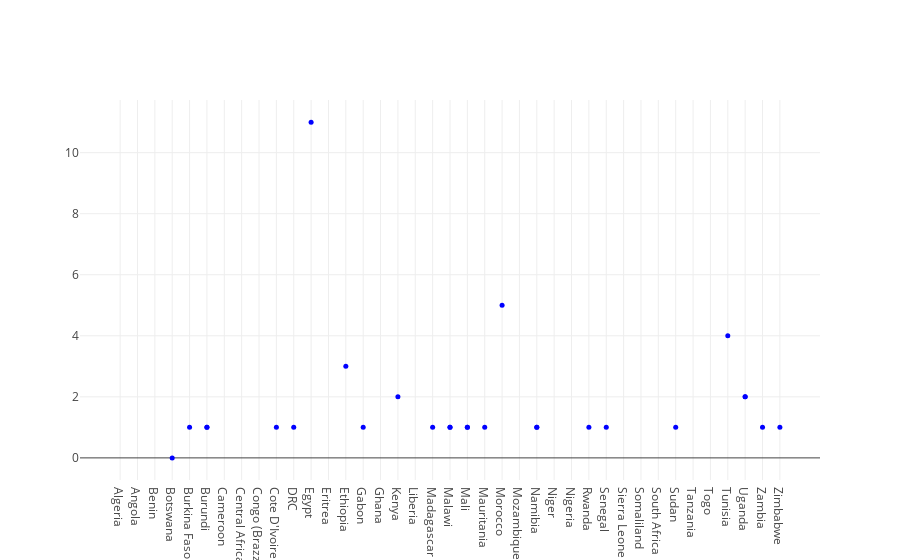

The cell this chart's notebook holds for it:
### Code cell
# Create a trace
trace = {"y": newsurveys['physprograms'], 
          "x": newsurveys['country'], 
          "marker": {"color": "blue", "size": 5}, 
          "mode": "markers", 
          "type": "scatter",
         #"text": df['npaprograms']
}


data = [trace]

layout = go.Layout(
    autosize=True,
    #width=500,
    #height=1000,
)

fig = go.Figure(data=data, layout=layout)

py.offline.iplot(fig)

### Figure 1 — Plotly figure (JSON) as saved in the notebook; plotly's stock layout.template omitted (floating-point values rounded to 4 significant figures)
{"data": [{"marker": {"color": "blue", "size": 5}, "mode": "markers", "type": "scatter", "uid": "f7aa1f0b-0a8c-44db-b5e7-3a1e5c612446", "x": ["Algeria", "Algeria", "Algeria", "Angola", "Angola", "Benin", "Benin", "Benin", "Benin", "Benin", "Botswana", "Botswana", "Burkina Faso", "Burkina Faso", "Burkina Faso", "Burundi", "Burundi", "Burundi", "Burundi", "Cameroon", "Central African Republic", "Congo (Brazzaville)", "Cote D'Ivoire", "Cote D'Ivoire", "DRC", "DRC", "Egypt", "Eritrea", "Ethiopia", "Ethiopia", "Ethiopia", "Ethiopia", "Ethiopia", "Gabon", "Gabon", "Ghana", "Kenya", "Kenya", "Liberia", "Madagascar", "Madagascar", "Madagascar", "Malawi", "Malawi", "Malawi", "Malawi", "Mali", "Mali", "Mali", "Mali", "Mauritania", "Mauritania", "Morocco", "Morocco", "Mozambique", "Mozambique", "Namibia", "Namibia", "Namibia", "Namibia", "Niger", "Nigeria", "Rwanda", "Rwanda", "Senegal", "Senegal", "Sierra Leone", "Sierra Leone", "Sierra Leone", "Sierra Leone", "Somaliland", "South Africa", "Sudan", "Sudan", "Tanzania", "Tanzania", "Togo", "Tunisia", "Tunisia", "Uganda", "Uganda", "Uganda", "Uganda", "Uganda", "Zambia", "Zambia", "Zambia", "Zambia", "Zimbabwe", "Zimbabwe", "Zimbabwe"], "y": [null, null, null, null, null, null, null, null, null, null, null, 0, null, null, 1, null, null, 1, 1, null, null, null, null, 1, null, 1, 11, null, null, null, null, null, 3, null, 1, null, null, 2, null, null, null, 1, null, null, 1, 1, null, null, 1, 1, null, 1, null, 5, null, null, null, null, 1, 1, null, null, null, 1, null, 1, null, null, null, null, null, null, null, 1, null, null, null, null, 4, null, null, null, 2, 2, null, null, null, 1, null, 1, null]}], "layout": {"autosize": true}}
